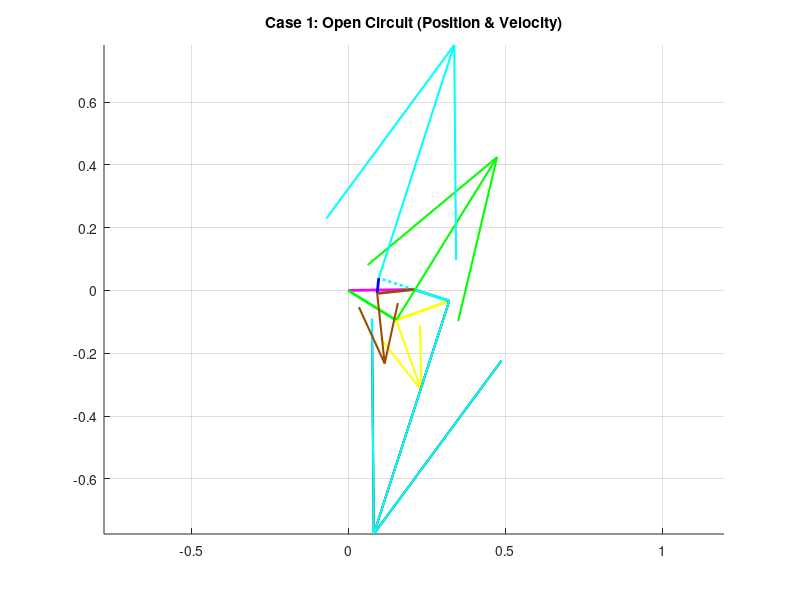
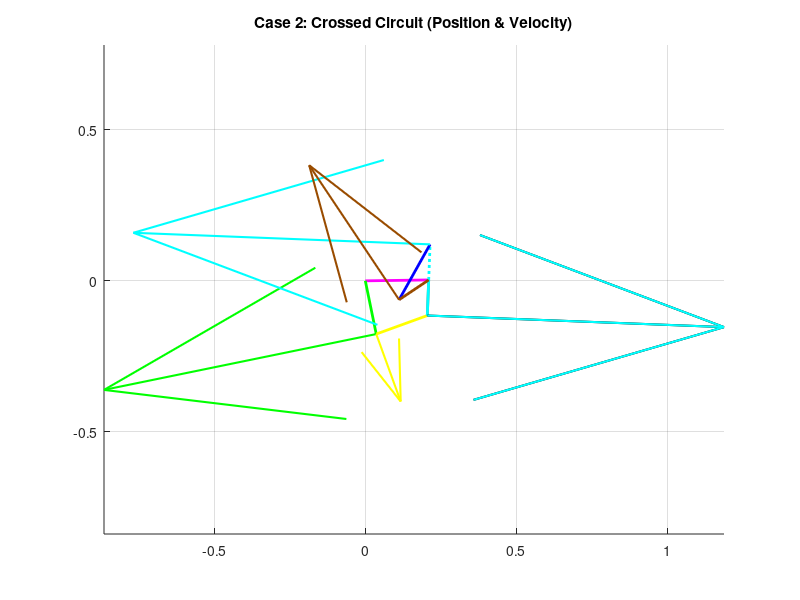

Write MATLAB code to recreate these figures, in order.
clear all
close all
clc

% ==========================================
% SECTION 1: PARAMETERS & INPUT
% ==========================================
L1 = 0.210; % Ground (Pink)
L2_Loop1 = 0.180; % Green
L3_Loop1 = 0.180; % Yellow
L4_Shared = 0.118; % Grey

L2_Loop2 = 0.118; % Cyan
L3_Loop2 = 0.210; % Red

L2_Loop3 = 0.118; % Cyan (Extended)
L3_Loop3 = 0.210; % Blue
L4_Loop3 = 0.118; % Brown

d = L1;
offset_deg = 0.81;
offset = deg2rad(offset_deg);

q3d_global = 19.94; 
q3 = deg2rad(q3d_global) - offset;

w_Yellow = -2.2; % Input Angular Velocity (rad/s)

% ==========================================
% SECTION 2: POSITION ANALYSIS
% ==========================================

% --- LOOP 1: Green-Yellow-Grey ---
a = L2_Loop1; b = L3_Loop1; c = L4_Shared;
K1=d/b; K2=d/c; K3=(b^2-a^2+c^2+d^2)/(2*b*c); K4=d/a; K5=(c^2-d^2-b^2-a^2)/(2*b*a);
A=cos(q3)-K1-K2*cos(q3)+K3; B=-2*sin(q3); C=K1-(K2+1)*cos(q3)+K3;
D=cos(q3)-K1+K4*cos(q3)+K5; E=-2*sin(q3); F=K1+(K4-1)*cos(q3)+K5;

q4_L1_open = 2*atan((-B - sqrt(B^2 - 4*A*C))/(2*A));
q2_L1_open = 2*atan((-E - sqrt(E^2 - 4*D*F))/(2*D));
q4_L1_cross = 2*atan((-B + sqrt(B^2 - 4*A*C))/(2*A));
q2_L1_cross = 2*atan((-E + sqrt(E^2 - 4*D*F))/(2*D));

% --- LOOP 2: Cyan-Red-Grey ---
a = L2_Loop2; b = L3_Loop2; c = L4_Shared;
K1_L2=d/c; K2_L2=d/a; K3_L2=(c^2-b^2+a^2+d^2)/(2*c*a); K4_L2=d/b; K5_L2=(a^2-d^2-c^2-b^2)/(2*c*b);

% Case 1 (Open Input)
q_in_1 = q4_L1_open;
A2_1=cos(q_in_1)-K1_L2-K2_L2*cos(q_in_1)+K3_L2; B2_1=-2*sin(q_in_1); C2_1=K1_L2-(K2_L2+1)*cos(q_in_1)+K3_L2;
D2_1=cos(q_in_1)-K1_L2+K4_L2*cos(q_in_1)+K5_L2; E2_1=-2*sin(q_in_1); F2_1=K1_L2+(K4_L2-1)*cos(q_in_1)+K5_L2;
q2_Cyan_1 = 2*atan((-B2_1 + sqrt(B2_1^2 - 4*A2_1*C2_1))/(2*A2_1)); 
q3_Red_1 = 2*atan((-E2_1 + sqrt(E2_1^2 - 4*D2_1*F2_1))/(2*D2_1));

% Case 2 (Crossed Input)
q_in_2 = q4_L1_cross;
A2_2=cos(q_in_2)-K1_L2-K2_L2*cos(q_in_2)+K3_L2; B2_2=-2*sin(q_in_2); C2_2=K1_L2-(K2_L2+1)*cos(q_in_2)+K3_L2;
D2_2=cos(q_in_2)-K1_L2+K4_L2*cos(q_in_2)+K5_L2; E2_2=-2*sin(q_in_2); F2_2=K1_L2+(K4_L2-1)*cos(q_in_2)+K5_L2;
q2_Cyan_2 = 2*atan((-B2_2 + sqrt(B2_2^2 - 4*A2_2*C2_2))/(2*A2_2)); 
q3_Red_2 = 2*atan((-E2_2 + sqrt(E2_2^2 - 4*D2_2*F2_2))/(2*D2_2));

% --- LOOP 3: Cyan-Blue-Brown ---
a = L2_Loop3; b = L3_Loop3; c = L4_Loop3;
K1_L3=d/a; K2_L3=d/c; K3_L3=(a^2-b^2+c^2+d^2)/(2*a*c); K4_L3=d/b; K5_L3=(c^2-d^2-a^2-b^2)/(2*a*b);

% Case 1 (Open Input)
q_in_3_1 = q2_Cyan_1 + pi;
A3_1=cos(q_in_3_1)-K1_L3-K2_L3*cos(q_in_3_1)+K3_L3; B3_1=-2*sin(q_in_3_1); C3_1=K1_L3-(K2_L3+1)*cos(q_in_3_1)+K3_L3;
D3_1=cos(q_in_3_1)-K1_L3+K4_L3*cos(q_in_3_1)+K5_L3; E3_1=-2*sin(q_in_3_1); F3_1=K1_L3+(K4_L3-1)*cos(q_in_3_1)+K5_L3;
q4_Brown_1 = 2*atan((-B3_1 + sqrt(B3_1^2 - 4*A3_1*C3_1))/(2*A3_1));
q3_Blue_1 = 2*atan((-E3_1 + sqrt(E3_1^2 - 4*D3_1*F3_1))/(2*D3_1));

% Case 2 (Crossed Input)
q_in_3_2 = q2_Cyan_2 + pi;
A3_2=cos(q_in_3_2)-K1_L3-K2_L3*cos(q_in_3_2)+K3_L3; B3_2=-2*sin(q_in_3_2); C3_2=K1_L3-(K2_L3+1)*cos(q_in_3_2)+K3_L3;
D3_2=cos(q_in_3_2)-K1_L3+K4_L3*cos(q_in_3_2)+K5_L3; E3_2=-2*sin(q_in_3_2); F3_2=K1_L3+(K4_L3-1)*cos(q_in_3_2)+K5_L3;
q4_Brown_2 = 2*atan((-B3_2 + sqrt(B3_2^2 - 4*A3_2*C3_2))/(2*A3_2));
q3_Blue_2 = 2*atan((-E3_2 + sqrt(E3_2^2 - 4*D3_2*F3_2))/(2*D3_2));

% --- DISPLAY ANGLES ---
disp('======================================');
disp('       POSITION RESULTS (Degrees)');
disp('======================================');
disp('--- CASE 1 (OPEN) ---');
disp(['  Green:  ', num2str(rad2deg(q2_L1_open)+offset_deg)]);
disp(['  Yellow: ', num2str(q3d_global)]);
disp(['  Grey:   ', num2str(rad2deg(q4_L1_open)+offset_deg)]);
disp(['  Cyan:   ', num2str(rad2deg(q2_Cyan_1)+offset_deg)]);
disp(['  Red:    ', num2str(rad2deg(q3_Red_1)+offset_deg)]);
disp(['  Blue:   ', num2str(rad2deg(q3_Blue_1)+offset_deg)]);
disp(['  Brown:  ', num2str(rad2deg(q4_Brown_1)+offset_deg)]);
disp(' ');
disp('--- CASE 2 (CROSSED) ---');
disp(['  Green:  ', num2str(rad2deg(q2_L1_cross)+offset_deg)]);
disp(['  Yellow: ', num2str(q3d_global)]);
disp(['  Grey:   ', num2str(rad2deg(q4_L1_cross)+offset_deg)]);
disp(['  Cyan:   ', num2str(rad2deg(q2_Cyan_2)+offset_deg)]);
disp(['  Red:    ', num2str(rad2deg(q3_Red_2)+offset_deg)]);
disp(['  Blue:   ', num2str(rad2deg(q3_Blue_2)+offset_deg)]);
disp(['  Brown:  ', num2str(rad2deg(q4_Brown_2)+offset_deg)]);
disp(' ');

% ==========================================
% SECTION 3: VELOCITY ANALYSIS
% ==========================================
% w_Yellow = -2.2

% --- Loop 1 ---
a=L2_Loop1; b=L3_Loop1; c=L4_Shared;
% Case 1
w_Grey_1 = (b * w_Yellow * sin(q3 - q2_L1_open)) / (c * sin(q4_L1_open - q2_L1_open));
w_Green_1 = (b * w_Yellow * sin(q4_L1_open - q3)) / (a * sin(q4_L1_open - q2_L1_open));
% Case 2
w_Grey_2 = (b * w_Yellow * sin(q3 - q2_L1_cross)) / (c * sin(q4_L1_cross - q2_L1_cross));
w_Green_2 = (b * w_Yellow * sin(q4_L1_cross - q3)) / (a * sin(q4_L1_cross - q2_L1_cross));

% --- Loop 2 ---
a=L2_Loop2; b=L3_Loop2; c=L4_Shared;
% Case 1
w_Cyan_1 = (c * w_Grey_1 * sin(q4_L1_open - q3_Red_1)) / (a * sin(q2_Cyan_1 - q3_Red_1));
w_Red_1 = (c * w_Grey_1 * sin(q4_L1_open - q2_Cyan_1)) / (b * sin(q3_Red_1 - q2_Cyan_1));
% Case 2
w_Cyan_2 = (c * w_Grey_2 * sin(q4_L1_cross - q3_Red_2)) / (a * sin(q2_Cyan_2 - q3_Red_2));
w_Red_2 = (c * w_Grey_2 * sin(q4_L1_cross - q2_Cyan_2)) / (b * sin(q3_Red_2 - q2_Cyan_2));

% --- Loop 3 ---
a=L2_Loop3; b=L3_Loop3; c=L4_Loop3;
% Case 1
w_Brown_1 = (a * w_Cyan_1 * sin(q_in_3_1 - q3_Blue_1)) / (c * sin(q4_Brown_1 - q3_Blue_1));
w_Blue_1 = (a * w_Cyan_1 * sin(q4_Brown_1 - q_in_3_1)) / (b * sin(q4_Brown_1 - q3_Blue_1));
% Case 2
w_Brown_2 = (a * w_Cyan_2 * sin(q_in_3_2 - q3_Blue_2)) / (c * sin(q4_Brown_2 - q3_Blue_2));
w_Blue_2 = (a * w_Cyan_2 * sin(q4_Brown_2 - q_in_3_2)) / (b * sin(q4_Brown_2 - q3_Blue_2));

% --- DISPLAY VELOCITIES ---
disp('======================================');
disp('       VELOCITY RESULTS (rad/s)');
disp('======================================');
disp('--- CASE 1 (OPEN) ---');
disp(['  w_Green: ', num2str(w_Green_1)]);
disp(['  w_Yellow (Input): ', num2str(w_Yellow)]);
disp(['  w_Grey:  ', num2str(w_Grey_1)]);
disp(['  w_Cyan:  ', num2str(w_Cyan_1)]);
disp(['  w_Red:   ', num2str(w_Red_1)]);
disp(['  w_Blue:  ', num2str(w_Blue_1)]);
disp(['  w_Brown: ', num2str(w_Brown_1)]);
disp(' ');
disp('--- CASE 2 (CROSSED) ---');
disp(['  w_Green: ', num2str(w_Green_2)]);
disp(['  w_Yellow (Input): ', num2str(w_Yellow)]);
disp(['  w_Grey:  ', num2str(w_Grey_2)]);
disp(['  w_Cyan:  ', num2str(w_Cyan_2)]);
disp(['  w_Red:   ', num2str(w_Red_2)]);
disp(['  w_Blue:  ', num2str(w_Blue_2)]);
disp(['  w_Brown: ', num2str(w_Brown_2)]);

% ==========================================
% SECTION 4: VECTORS & PLOTTING
% ==========================================
Scale = 0.6;
RO4O2 = L1*exp(1i*offset);
RO4O2x = real(RO4O2); RO4O2y = imag(RO4O2);

% --- CASE 1 (OPEN) ---
figure(1)
hold on; title('Case 1: Open Circuit (Position & Velocity)');

% 1. Create Vectors
R_Green = L2_Loop1*exp(1i*(q2_L1_open+offset));
R_Yellow = L3_Loop1*exp(1i*(q3+offset));
R_Grey = L4_Shared*exp(1i*(q4_L1_open+offset));
R_Cyan = L2_Loop2*exp(1i*(q2_Cyan_1+offset));
R_Red = L3_Loop2*exp(1i*(q3_Red_1+offset));
R_Cyan_Up = L2_Loop3*exp(1i*(q_in_3_1+offset));
R_Blue = L3_Loop3*exp(1i*(q3_Blue_1+offset));
R_Brown = L4_Loop3*exp(1i*(q4_Brown_1+offset));

% 2. Plot Mechanism (Position)
plot([0 RO4O2x], [0 RO4O2y], 'm-', 'LineWidth', 2); % Ground
plot([0 real(R_Green)], [0 imag(R_Green)], 'g-', 'LineWidth', 2); % Green
plot([real(R_Green) real(R_Grey)+RO4O2x], [imag(R_Green) imag(R_Grey)+RO4O2y], 'y-', 'LineWidth', 2); % Yellow
plot([RO4O2x real(R_Grey)+RO4O2x], [RO4O2y imag(R_Grey)+RO4O2y], 'Color', [0.5 0.5 0.5], 'LineWidth', 2); % Grey
plot([RO4O2x real(R_Cyan)+RO4O2x], [RO4O2y imag(R_Cyan)+RO4O2y], 'c-', 'LineWidth', 2); % Cyan
plot([real(R_Cyan)+RO4O2x real(R_Grey)+RO4O2x], [imag(R_Cyan)+RO4O2y imag(R_Grey)+RO4O2y], 'r-', 'LineWidth', 2); % Red
plot([RO4O2x real(R_Cyan_Up)+RO4O2x], [RO4O2y imag(R_Cyan_Up)+RO4O2y], 'c:', 'LineWidth', 2); % Cyan Up
plot([real(R_Cyan_Up)+RO4O2x real(R_Brown)+RO4O2x], [imag(R_Cyan_Up)+RO4O2y imag(R_Brown)+RO4O2y], 'b-', 'LineWidth', 2); % Blue
plot([RO4O2x real(R_Brown)+RO4O2x], [RO4O2y imag(R_Brown)+RO4O2y], 'Color', [0.6 0.3 0], 'LineWidth', 2); % Brown

% 3. Calculate Velocities
V_Green = 1i * R_Green * w_Green_1;
V_Yellow_Rel = 1i * R_Yellow * w_Yellow;
V_Grey = 1i * R_Grey * w_Grey_1;
V_Cyan = 1i * R_Cyan * w_Cyan_1;
V_Cyan_Up = 1i * R_Cyan_Up * w_Cyan_1;
V_Brown = 1i * R_Brown * w_Brown_1;

% 4. Plot Velocities (At Link Tips)
quiver(real(R_Green), imag(R_Green), real(V_Green)*Scale, imag(V_Green)*Scale, 0, 'Color', 'g', 'LineWidth', 1.5, 'MaxHeadSize', 0.5);
quiver(real(R_Green), imag(R_Green), real(V_Yellow_Rel)*Scale, imag(V_Yellow_Rel)*Scale, 0, 'Color', 'y', 'LineWidth', 1.5, 'MaxHeadSize', 0.5);
quiver(real(R_Grey)+RO4O2x, imag(R_Grey)+RO4O2y, real(V_Grey)*Scale, imag(V_Grey)*Scale, 0, 'k', 'LineWidth', 1.5, 'MaxHeadSize', 0.5);
quiver(real(R_Cyan)+RO4O2x, imag(R_Cyan)+RO4O2y, real(V_Cyan)*Scale, imag(V_Cyan)*Scale, 0, 'c', 'LineWidth', 1.5, 'MaxHeadSize', 0.5);
quiver(real(R_Cyan_Up)+RO4O2x, imag(R_Cyan_Up)+RO4O2y, real(V_Cyan_Up)*Scale, imag(V_Cyan_Up)*Scale, 0, 'c', 'LineWidth', 1.5, 'MaxHeadSize', 0.5);
quiver(real(R_Brown)+RO4O2x, imag(R_Brown)+RO4O2y, real(V_Brown)*Scale, imag(V_Brown)*Scale, 0, 'Color', [0.6 0.3 0], 'LineWidth', 1.5, 'MaxHeadSize', 0.5);

axis equal; grid on;

% --- CASE 2 (CROSSED) ---
figure(2)
hold on; title('Case 2: Crossed Circuit (Position & Velocity)');

% 1. Create Vectors
R_Green_2 = L2_Loop1*exp(1i*(q2_L1_cross+offset));
R_Yellow_2 = L3_Loop1*exp(1i*(q3+offset));
R_Grey_2 = L4_Shared*exp(1i*(q4_L1_cross+offset));
R_Cyan_2 = L2_Loop2*exp(1i*(q2_Cyan_2+offset));
R_Red_2 = L3_Loop2*exp(1i*(q3_Red_2+offset));
R_Cyan_Up_2 = L2_Loop3*exp(1i*(q_in_3_2+offset));
R_Blue_2 = L3_Loop3*exp(1i*(q3_Blue_2+offset));
R_Brown_2 = L4_Loop3*exp(1i*(q4_Brown_2+offset));

% 2. Plot Position
plot([0 RO4O2x], [0 RO4O2y], 'm-', 'LineWidth', 2);
plot([0 real(R_Green_2)], [0 imag(R_Green_2)], 'g-', 'LineWidth', 2);
plot([real(R_Green_2) real(R_Grey_2)+RO4O2x], [imag(R_Green_2) imag(R_Grey_2)+RO4O2y], 'y-', 'LineWidth', 2);
plot([RO4O2x real(R_Grey_2)+RO4O2x], [RO4O2y imag(R_Grey_2)+RO4O2y], 'Color', [0.5 0.5 0.5], 'LineWidth', 2);
plot([RO4O2x real(R_Cyan_2)+RO4O2x], [RO4O2y imag(R_Cyan_2)+RO4O2y], 'c-', 'LineWidth', 2);
plot([real(R_Cyan_2)+RO4O2x real(R_Grey_2)+RO4O2x], [imag(R_Cyan_2)+RO4O2y imag(R_Grey_2)+RO4O2y], 'r-', 'LineWidth', 2);
plot([RO4O2x real(R_Cyan_Up_2)+RO4O2x], [RO4O2y imag(R_Cyan_Up_2)+RO4O2y], 'c:', 'LineWidth', 2);
plot([real(R_Cyan_Up_2)+RO4O2x real(R_Brown_2)+RO4O2x], [imag(R_Cyan_Up_2)+RO4O2y imag(R_Brown_2)+RO4O2y], 'b-', 'LineWidth', 2);
plot([RO4O2x real(R_Brown_2)+RO4O2x], [RO4O2y imag(R_Brown_2)+RO4O2y], 'Color', [0.6 0.3 0], 'LineWidth', 2);

% 3. Calculate Velocities
V_Green_2 = 1i * R_Green_2 * w_Green_2;
V_Yellow_Rel_2 = 1i * R_Yellow_2 * w_Yellow;
V_Grey_2 = 1i * R_Grey_2 * w_Grey_2;
V_Cyan_2 = 1i * R_Cyan_2 * w_Cyan_2;
V_Cyan_Up_2 = 1i * R_Cyan_Up_2 * w_Cyan_2;
V_Brown_2 = 1i * R_Brown_2 * w_Brown_2;

% 4. Plot Velocities
quiver(real(R_Green_2), imag(R_Green_2), real(V_Green_2)*Scale, imag(V_Green_2)*Scale, 0, 'g', 'LineWidth', 1.5, 'MaxHeadSize', 0.5);
quiver(real(R_Green_2), imag(R_Green_2), real(V_Yellow_Rel_2)*Scale, imag(V_Yellow_Rel_2)*Scale, 0, 'y', 'LineWidth', 1.5, 'MaxHeadSize', 0.5);
quiver(real(R_Grey_2)+RO4O2x, imag(R_Grey_2)+RO4O2y, real(V_Grey_2)*Scale, imag(V_Grey_2)*Scale, 0, 'k', 'LineWidth', 1.5, 'MaxHeadSize', 0.5);
quiver(real(R_Cyan_2)+RO4O2x, imag(R_Cyan_2)+RO4O2y, real(V_Cyan_2)*Scale, imag(V_Cyan_2)*Scale, 0, 'c', 'LineWidth', 1.5, 'MaxHeadSize', 0.5);
quiver(real(R_Cyan_Up_2)+RO4O2x, imag(R_Cyan_Up_2)+RO4O2y, real(V_Cyan_Up_2)*Scale, imag(V_Cyan_Up_2)*Scale, 0, 'c', 'LineWidth', 1.5, 'MaxHeadSize', 0.5);
quiver(real(R_Brown_2)+RO4O2x, imag(R_Brown_2)+RO4O2y, real(V_Brown_2)*Scale, imag(V_Brown_2)*Scale, 0, 'Color', [0.6 0.3 0], 'LineWidth', 1.5, 'MaxHeadSize', 0.5);

axis equal; grid on;
